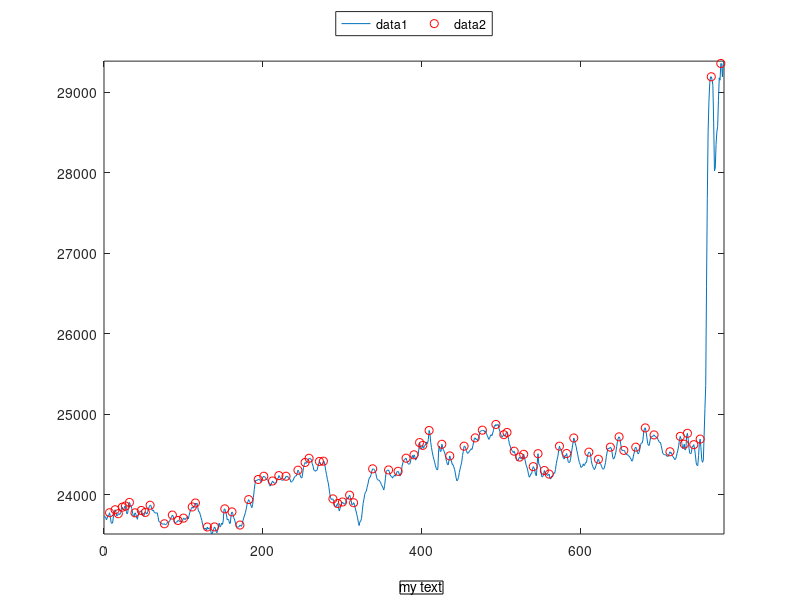

Reproduce this figure in MATLAB.
file = load("data.txt");
t = 0:1:size(file, 1)-1;
data1 = abs(file);
[pks idx] = findpeaks(data1);

dt = t(2)-t(1);
[pks2 idx2] = findpeaks(data1, "MinPeakDistance", round(4/dt));
annotation('textbox',[0.5 0.01 0.1 0.1],'string','my text','fitboxtotext','on');

subplot(1, 1, 1)
plot(t,data1,t(idx2),data1(idx2),'or')
axis tight
legend("Location","NorthOutside","Orientation","horizontal")